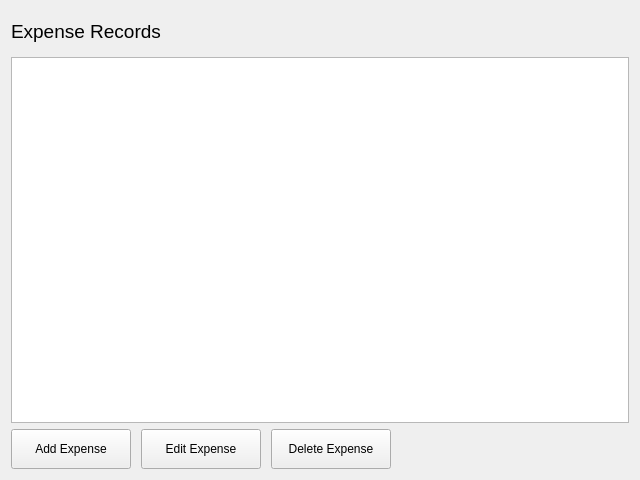
<?xml version="1.0" encoding="UTF-8"?>
<ui version="4.0">
 <class>ExpensePage</class>
 <widget class="QWidget" name="ExpensePage">
  <property name="geometry">
   <rect>
    <x>0</x>
    <y>0</y>
    <width>640</width>
    <height>480</height>
   </rect>
  </property>
  <property name="sizePolicy">
   <sizepolicy hsizetype="Preferred" vsizetype="Ignored">
    <horstretch>0</horstretch>
    <verstretch>0</verstretch>
   </sizepolicy>
  </property>
  <layout class="QVBoxLayout" name="verticalLayout_2">
   <item>
    <widget class="QLabel" name="expenseLabel">
     <property name="minimumSize">
      <size>
       <width>0</width>
       <height>40</height>
      </size>
     </property>
     <property name="font">
      <font>
       <pointsize>14</pointsize>
      </font>
     </property>
     <property name="text">
      <string>Expense Records</string>
     </property>
    </widget>
   </item>
   <item>
    <widget class="QTableView" name="expenseTable">
     <property name="frameShadow">
      <enum>QFrame::Shadow::Sunken</enum>
     </property>
     <property name="lineWidth">
      <number>10</number>
     </property>
     <property name="midLineWidth">
      <number>1</number>
     </property>
     <property name="verticalScrollBarPolicy">
      <enum>Qt::ScrollBarPolicy::ScrollBarAsNeeded</enum>
     </property>
    </widget>
   </item>
   <item>
    <layout class="QHBoxLayout" name="expenseButtonLayout">
     <property name="spacing">
      <number>10</number>
     </property>
     <item>
      <widget class="QPushButton" name="addExpenseButton">
       <property name="minimumSize">
        <size>
         <width>120</width>
         <height>40</height>
        </size>
       </property>
       <property name="cursor">
        <cursorShape>PointingHandCursor</cursorShape>
       </property>
       <property name="text">
        <string>Add Expense</string>
       </property>
      </widget>
     </item>
     <item>
      <widget class="QPushButton" name="editExpenseButton">
       <property name="minimumSize">
        <size>
         <width>120</width>
         <height>40</height>
        </size>
       </property>
       <property name="cursor">
        <cursorShape>PointingHandCursor</cursorShape>
       </property>
       <property name="text">
        <string>Edit Expense</string>
       </property>
      </widget>
     </item>
     <item>
      <widget class="QPushButton" name="deleteExpenseButton">
       <property name="minimumSize">
        <size>
         <width>120</width>
         <height>40</height>
        </size>
       </property>
       <property name="cursor">
        <cursorShape>PointingHandCursor</cursorShape>
       </property>
       <property name="text">
        <string>Delete Expense</string>
       </property>
      </widget>
     </item>
     <item>
      <spacer name="horizontalSpacer_2">
       <property name="orientation">
        <enum>Qt::Orientation::Horizontal</enum>
       </property>
       <property name="sizeHint" stdset="0">
        <size>
         <width>40</width>
         <height>20</height>
        </size>
       </property>
      </spacer>
     </item>
    </layout>
   </item>
  </layout>
 </widget>
 <resources/>
 <connections/>
</ui>
